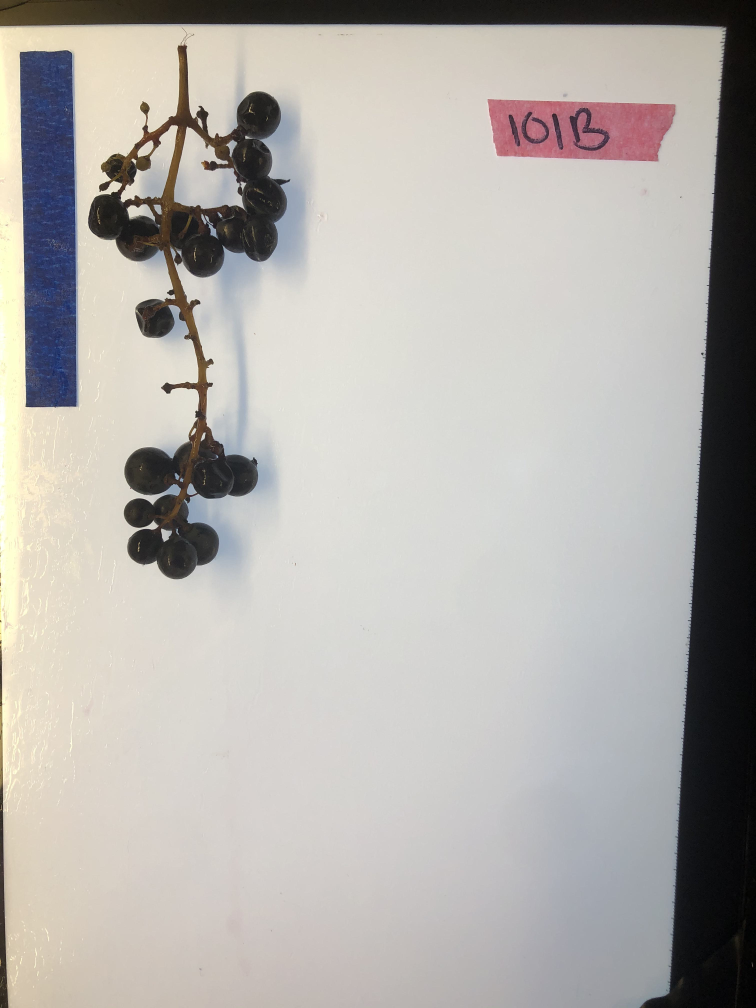
#> input picture cab-franc/101B_back_grape.jpg, 3024 x 4032 px, given in place of c, which was not available (shown at 1/4 size)
$ python -i cal_closure.py   (imports and definitions only)
#> lines starting #> are read from the running program, lines starting #| are printed output that depends on the picture; pictures that were not available may be replaced by others from this repository, and a replacement may not be noted
import cv2
import numpy as np
import matplotlib.pyplot as plt
import pandas as pd
import os
from matplotlib.backends.backend_pdf import PdfPages
from  pathlib import Path

def find_png_files(root_dir):
    png_files = []
    for dirpath, dirnames, filenames in os.walk(root_dir):
        for file in filenames:
            if file.endswith('.png'):
                png_files.append(os.path.join(dirpath, file))
    return png_files

def process_images(png_files, output_path):
#> called with png_files = 'cab-franc/101B_back_grape.jpg', output_path = 'out.png'
    df = pd.DataFrame(columns=['Date','Treatment', 'Rep', 'CC Value'])
    with PdfPages(os.path.join(output_path, 'count.pdf')) as pdf_pages:
        for file_path in png_files:
            img = cv2.imread(file_path)
#> img is the input picture: shape (4032, 3024, 3); mean B, G, R 171.2, 175.3, 178.6
            # 假设img为灰度图，如果不是，先转换为灰度图
            img_gray = cv2.cvtColor(img, cv2.COLOR_BGR2GRAY)
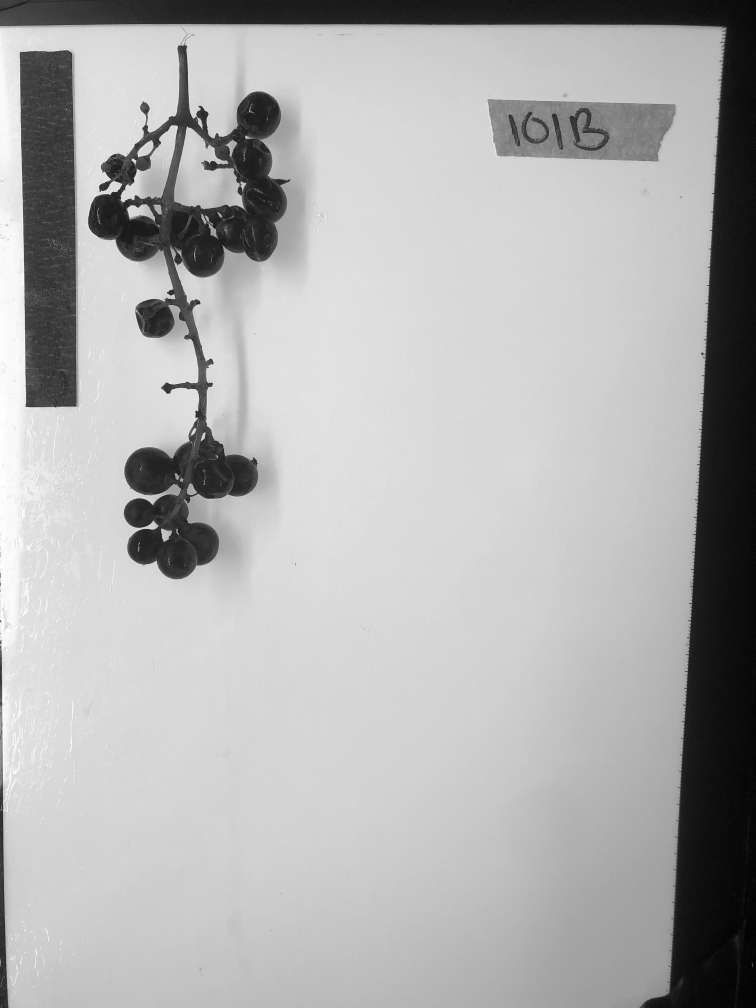
#> img_gray: shape (4032, 3024) (shown at 1/4 size); min 0, max 255, mean 175.8

            # 创建基于特定值的掩模
            mask_38 = img_gray == 38
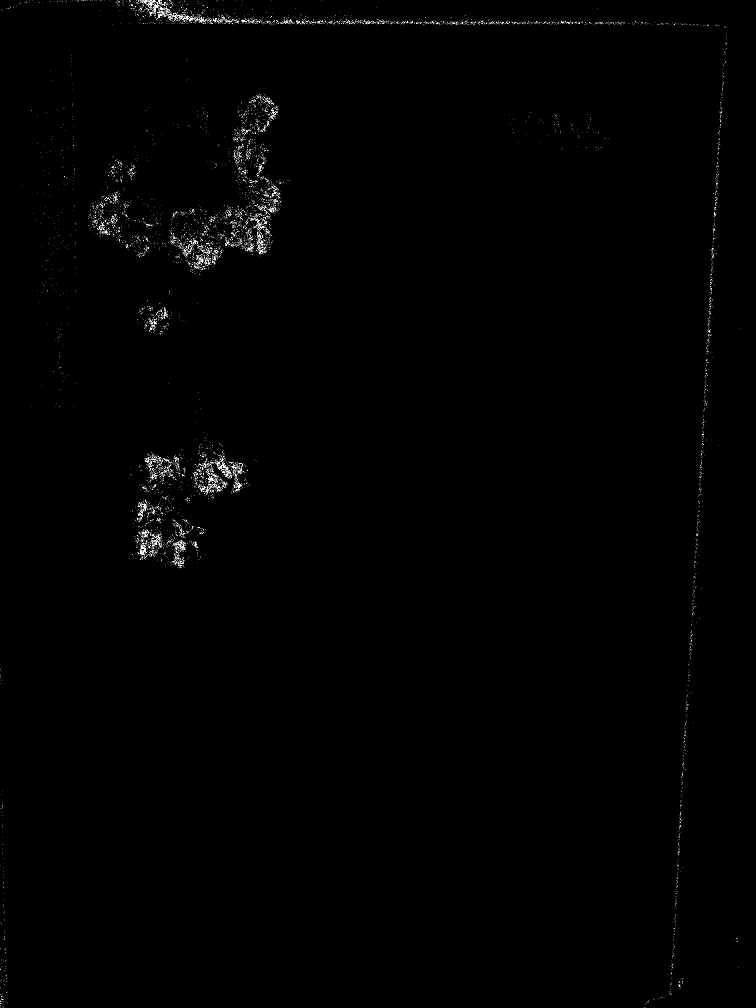
#> mask_38: shape (4032, 3024) bool (shown at 1/4 size); 0.18% white in thin lines or dots
            mask_75 = img_gray == 75
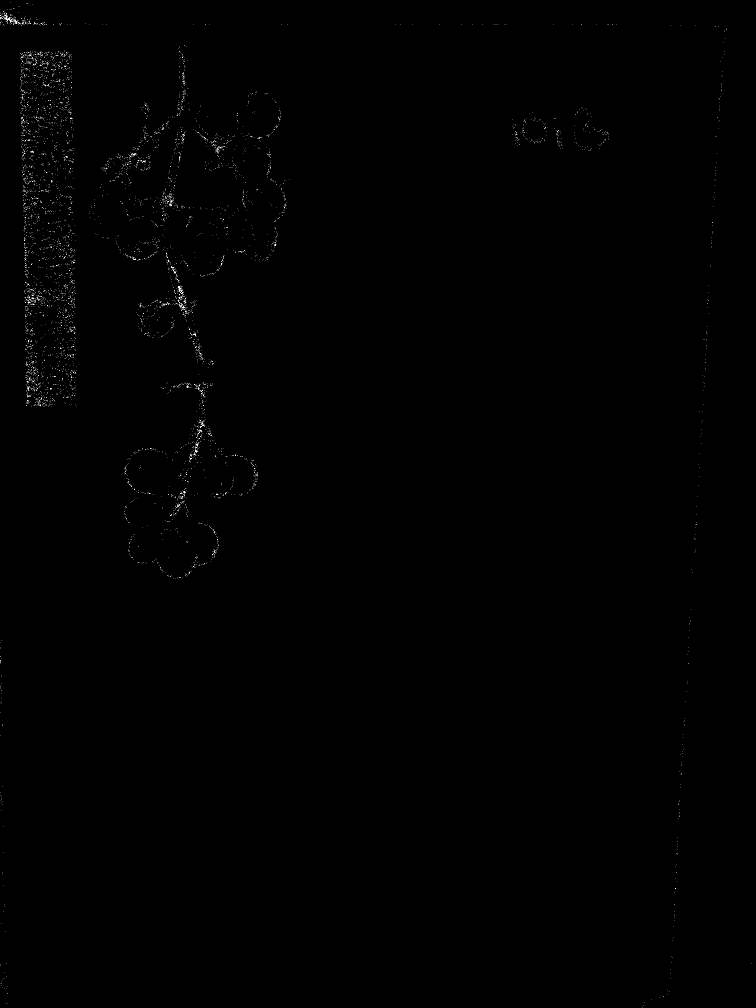
#> mask_75: shape (4032, 3024) bool (shown at 1/4 size); 0.08% white in thin lines or dots

            # 可以根据需要处理这两个掩模
            # 例如，计算每个掩模的像素数量
            count_38 = np.sum(mask_38)
#> count_38 = 22058
            count_75 = np.sum(mask_75)
#> count_75 = 9829
            CC_value = count_38 / (count_38 + count_75) * 100
#> CC_value = 69.18

            # 更新DataFrame
            print(file_path)
#> (the run stopped early here; a loop or call above may not have finished)

$ run again, on cab-franc/102B_back_grape.jpg
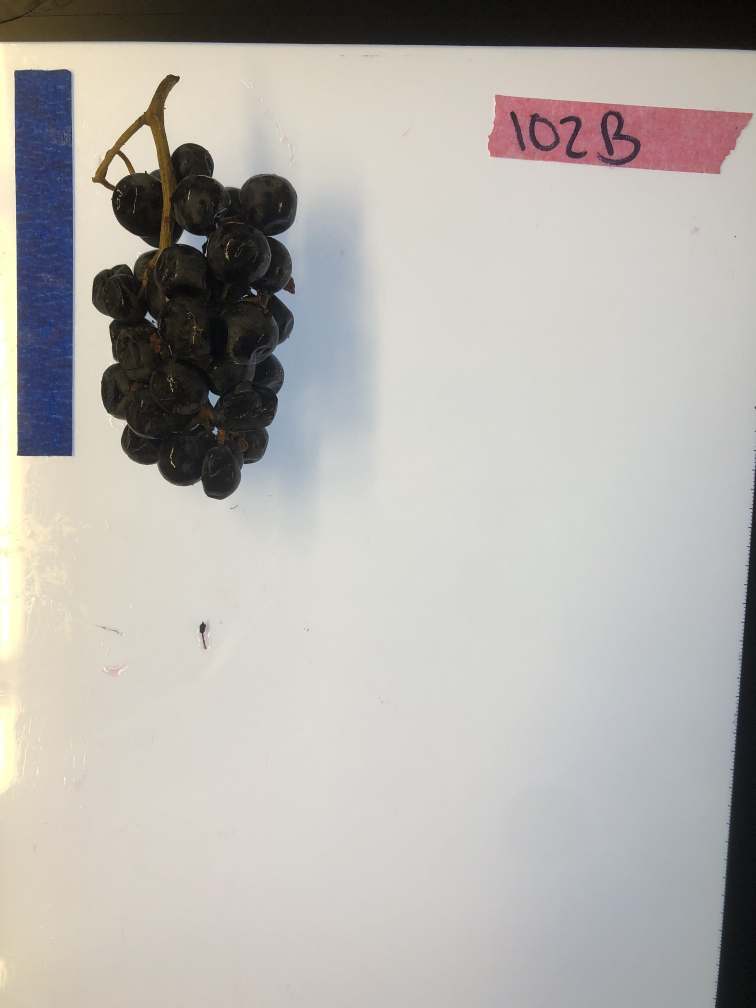
#> input picture cab-franc/102B_back_grape.jpg, 3024 x 4032 px, given in place of c, which was not available (shown at 1/4 size)
#> in process_images, img is the input picture: shape (4032, 3024, 3); mean B, G, R 173.2, 177.3, 180.4
#> in process_images, `mask_38 = img_gray == 38`:
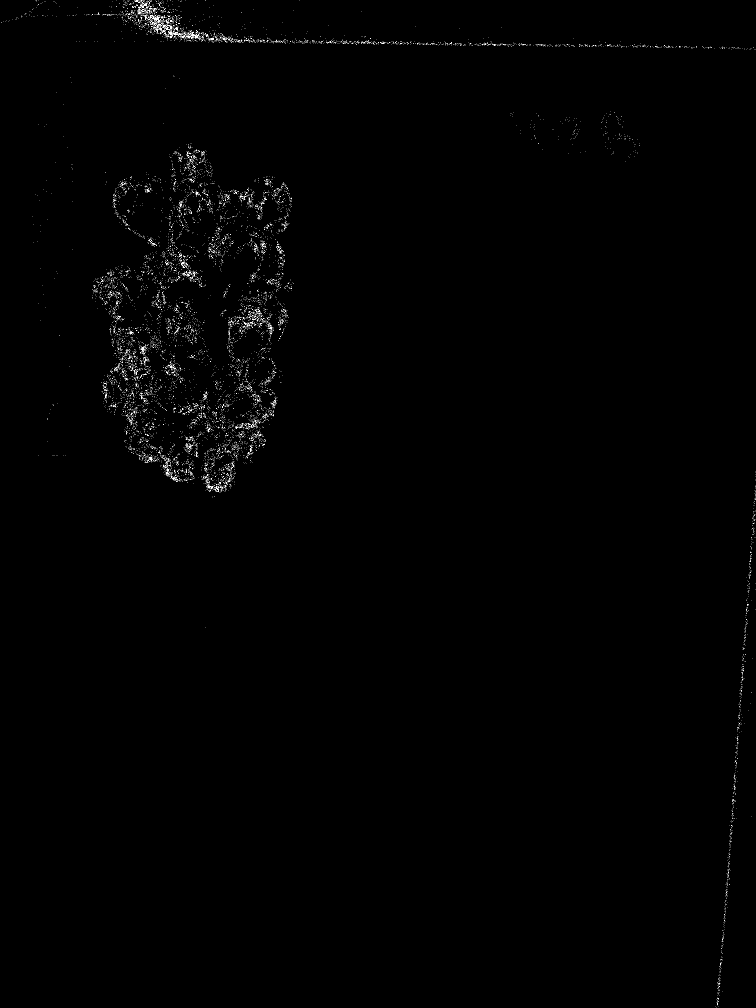
#> mask_38: shape (4032, 3024) bool (shown at 1/4 size); 0.2% white in thin lines or dots
#> in process_images, `mask_75 = img_gray == 75`:
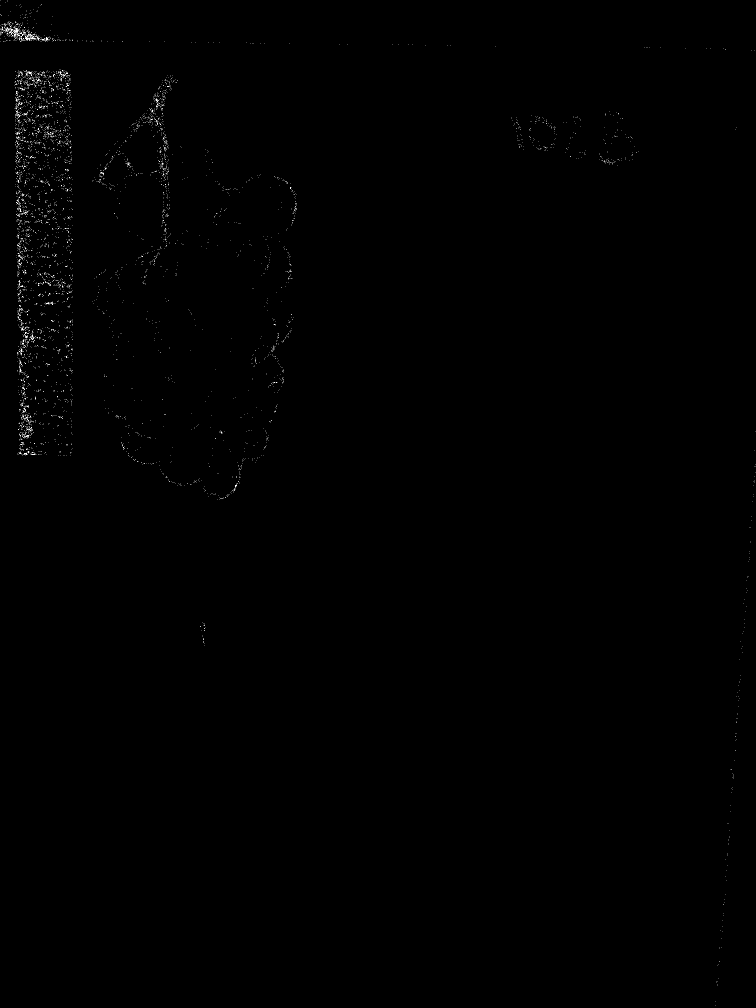
#> mask_75: shape (4032, 3024) bool (shown at 1/4 size); 0.08% white in thin lines or dots
#> count_38 = 24774
#> count_75 = 10258
#> CC_value = 70.72

$ run again, on cab-franc/11B_back_grape.jpg
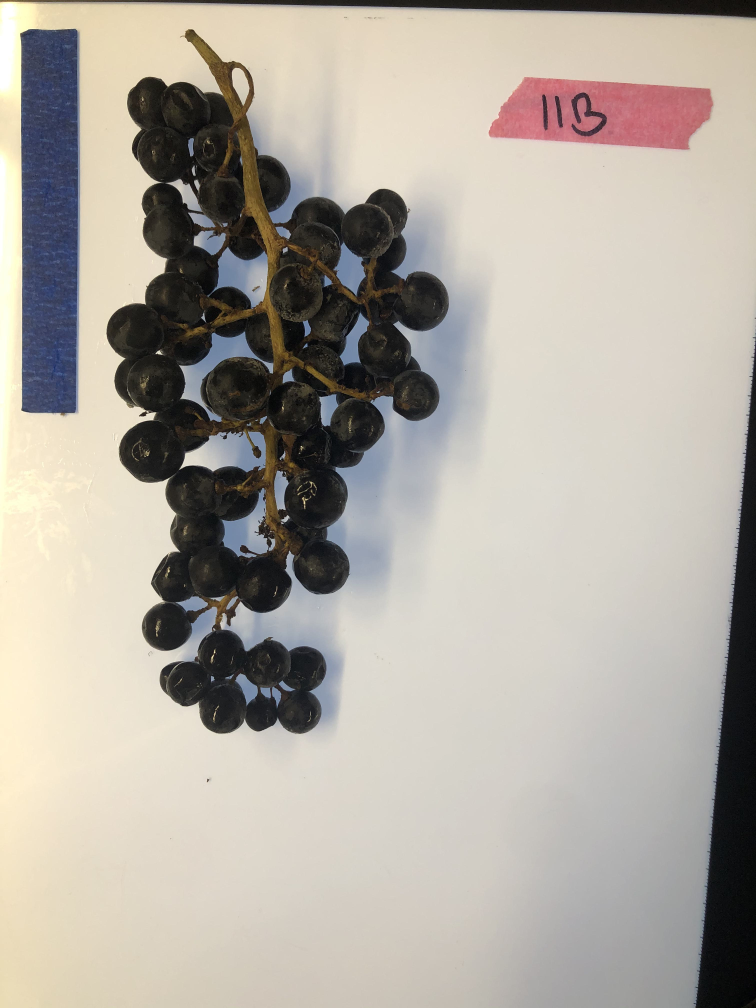
#> input picture cab-franc/11B_back_grape.jpg, 3024 x 4032 px, given in place of c, which was not available (shown at 1/4 size)
#> in process_images, img is the input picture: shape (4032, 3024, 3); mean B, G, R 160.4, 169.2, 175.2
#> in process_images, `mask_38 = img_gray == 38`:
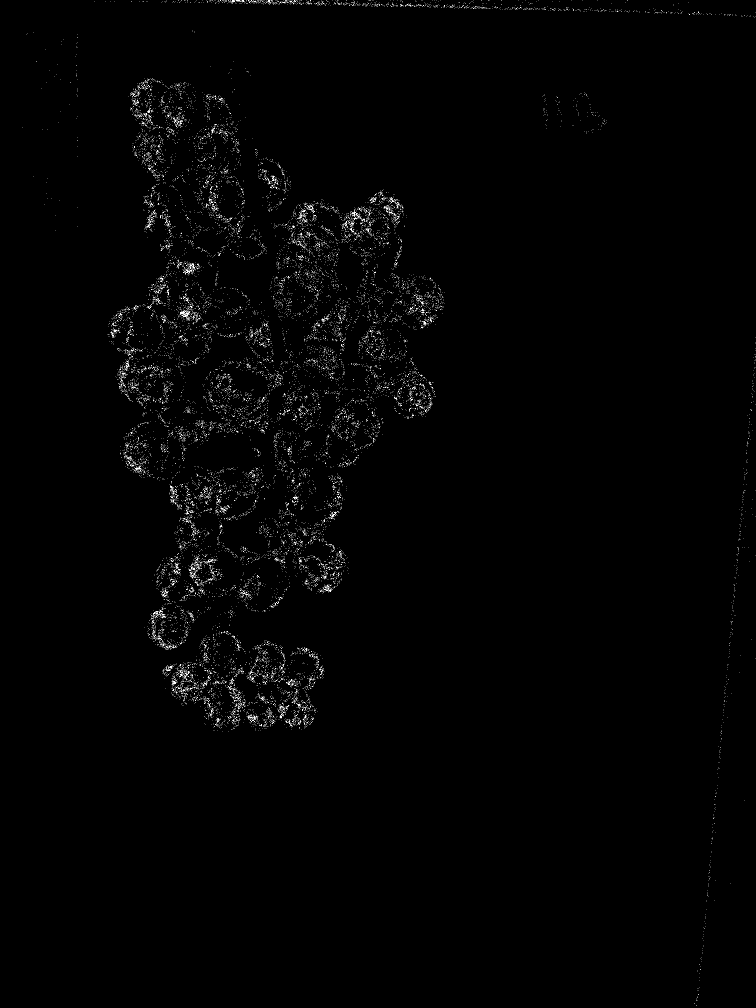
#> mask_38: shape (4032, 3024) bool (shown at 1/4 size); 0.33% white in thin lines or dots
#> in process_images, `mask_75 = img_gray == 75`:
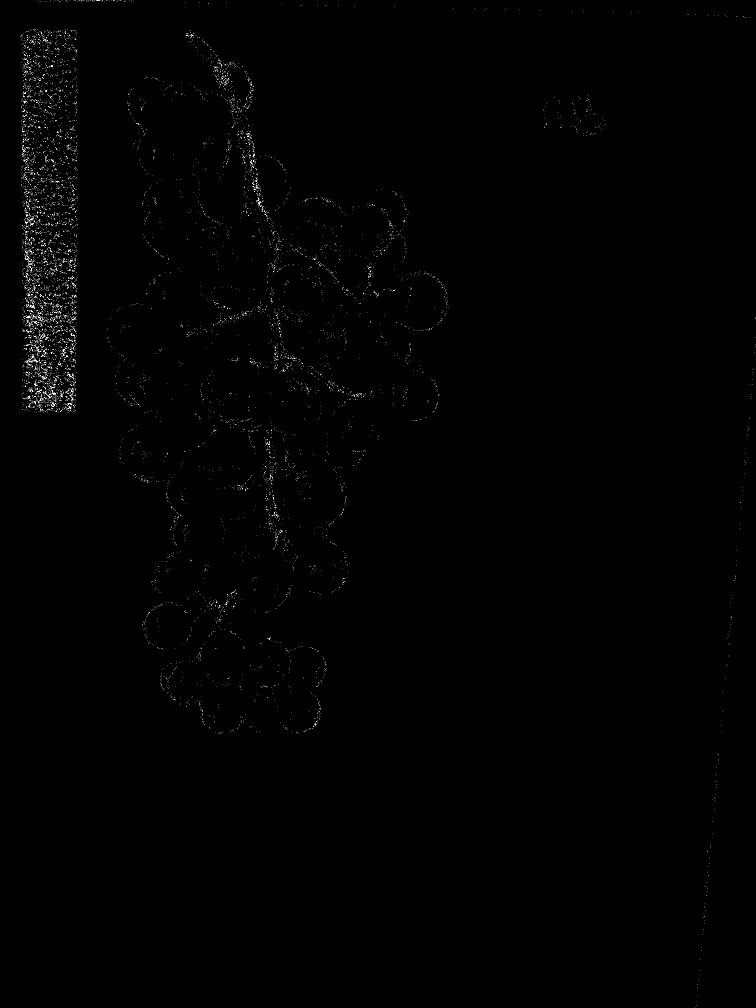
#> mask_75: shape (4032, 3024) bool (shown at 1/4 size); 0.14% white in thin lines or dots
#> count_38 = 40004
#> count_75 = 17483
#> CC_value = 69.59
